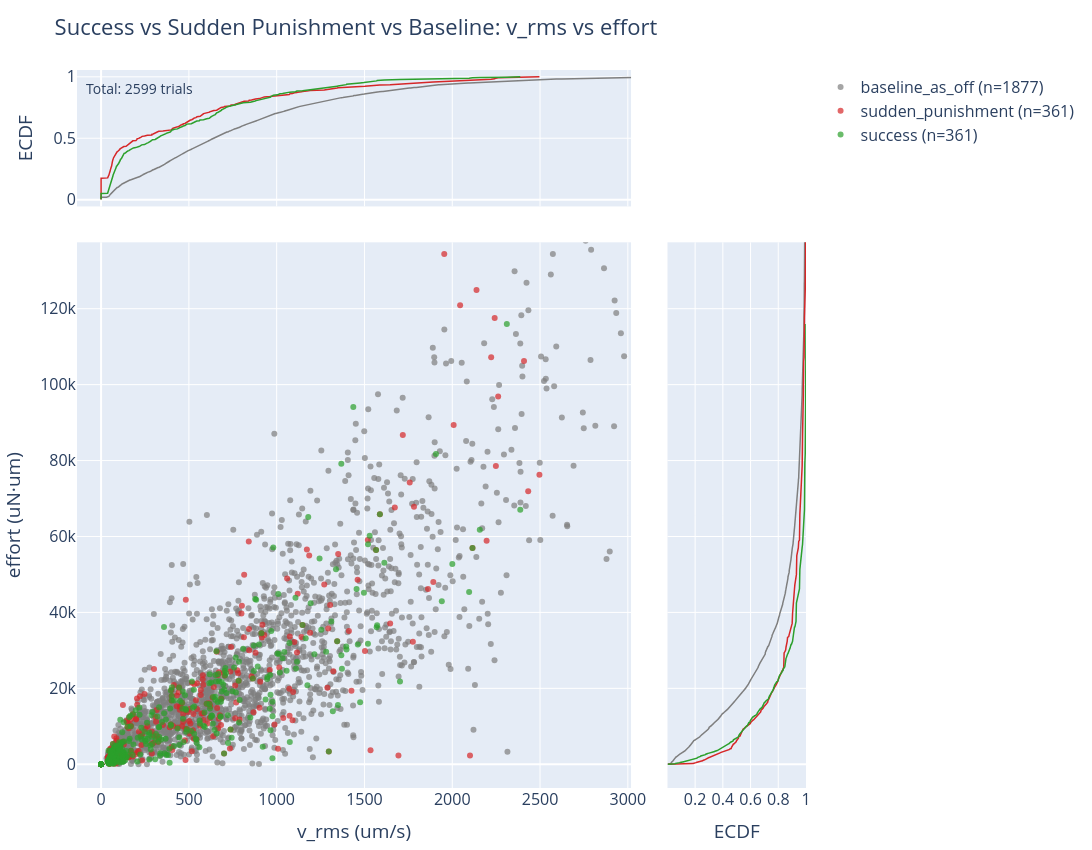

Source (notebook cell):
### Code cell
# v_rms vs effort: 3-way comparison with marginal ECDFs
type_colors = {'success': '#2ca02c', 'sudden_punishment': '#d62728', 'baseline_as_off': '#7f7f7f'}

fig = make_subplots(
    rows=2, cols=2,
    column_widths=[0.80, 0.20],
    row_heights=[0.20, 0.80],
    specs=[[{"type": "scatter"}, None],
           [{"type": "scatter"}, {"type": "scatter"}]],
    horizontal_spacing=0.05, vertical_spacing=0.05,
)

counts = {}
for tt in ['baseline_as_off', 'sudden_punishment', 'success']:
    sel = combined['trial_type'] == tt
    n_tt = sel.sum()
    counts[tt] = n_tt
    fig.add_trace(
        go.Scatter(
            x=combined.loc[sel, 'v_rms'],
            y=combined.loc[sel, 'effort'],
            mode='markers',
            name=f'{tt} (n={n_tt})',
            marker=dict(color=type_colors[tt], size=6, opacity=0.7),
            hovertext=combined.loc[sel, 'trial_number'].astype(str) + ' ' + combined.loc[sel, 'dfc'],
            hovertemplate="v_rms=%{x:.1f}<br>effort=%{y:.1f}<br>%{hovertext}<extra></extra>",
        ),
        row=2, col=1,
    )

for tt in ['baseline_as_off', 'sudden_punishment', 'success']:
    sel = combined['trial_type'] == tt
    # Top ECDF
    vals = np.sort(combined.loc[sel, 'v_rms'].dropna().values)
    ecdf_y = np.arange(1, len(vals) + 1) / len(vals)
    fig.add_trace(go.Scatter(x=vals, y=ecdf_y, mode='lines',
                  line=dict(color=type_colors[tt], width=1.5), showlegend=False), row=1, col=1)
    # Right ECDF
    vals = np.sort(combined.loc[sel, 'effort'].dropna().values)
    ecdf_x = np.arange(1, len(vals) + 1) / len(vals)
    fig.add_trace(go.Scatter(x=ecdf_x, y=vals, mode='lines',
                  line=dict(color=type_colors[tt], width=1.5), showlegend=False), row=2, col=2)

fig.add_annotation(text=f'Total: {len(combined)} trials',
                   xref='paper', yref='paper', x=0.01, y=0.99,
                   showarrow=False, font=dict(size=14))

fig.update_layout(
    width=1100, height=850,
    title='Success vs Sudden Punishment vs Baseline: v_rms vs effort',
    margin=dict(l=60, r=260, t=70, b=50), font=dict(size=16),
)
fig.update_xaxes(title_text='v_rms (um/s)', row=2, col=1)
fig.update_yaxes(title_text='effort (uN\u00b7um)', row=2, col=1)
fig.update_xaxes(showticklabels=False, row=1, col=1)
fig.update_yaxes(title_text='ECDF', row=1, col=1)
fig.update_yaxes(showticklabels=False, row=2, col=2)
fig.update_xaxes(title_text='ECDF', row=2, col=2)

# Set shared limits for the marginal histogram plots                                                                    
x_range = [combined['v_rms'].quantile(0.99)*-.05, combined['v_rms'].quantile(0.99) * 1.1]                                                                
y_range = [combined['effort'].quantile(0.99)*-.05, combined['effort'].quantile(0.99) * 1.1]                                                                                                                                                                                       
fig.update_xaxes(range=x_range, row=1, col=1)  # top hist                                                               
fig.update_xaxes(range=x_range, row=2, col=1)  # scatter                                                                
fig.update_yaxes(range=y_range, row=2, col=1)  # scatter                                                                
fig.update_yaxes(range=y_range, row=2, col=2)  # right hist  

fig.write_image('./Figure3/success_vs_spun_vs_baseline_vigor.svg')
fig.show()

### Figure 1 — Plotly figure (JSON) as saved in the notebook; plotly's stock layout.template omitted (floating-point values rounded to 4 significant figures; data arrays with more than 128 entries replaced by an {"elided": "..."} marker saying what was removed)
{"data": [{"hovertemplate": "v_rms=%{x:.1f}<br>effort=%{y:.1f}<br>%{hovertext}<extra></extra>", "hovertext": {"elided": "1877 str values"}, "marker": {"color": "#7f7f7f", "opacity": 0.7, "size": 6}, "mode": "markers", "name": "baseline_as_off (n=1877)", "type": "scatter", "x": {"elided": "1877 float values"}, "xaxis": "x2", "y": {"elided": "1877 float values"}, "yaxis": "y2"}, {"hovertemplate": "v_rms=%{x:.1f}<br>effort=%{y:.1f}<br>%{hovertext}<extra></extra>", "hovertext": {"elided": "361 str values"}, "marker": {"color": "#d62728", "opacity": 0.7, "size": 6}, "mode": "markers", "name": "sudden_punishment (n=361)", "type": "scatter", "x": {"elided": "361 float values"}, "xaxis": "x2", "y": {"elided": "361 float values"}, "yaxis": "y2"}, {"hovertemplate": "v_rms=%{x:.1f}<br>effort=%{y:.1f}<br>%{hovertext}<extra></extra>", "hovertext": {"elided": "361 str values"}, "marker": {"color": "#2ca02c", "opacity": 0.7, "size": 6}, "mode": "markers", "name": "success (n=361)", "type": "scatter", "x": {"elided": "361 float values"}, "xaxis": "x2", "y": {"elided": "361 float values"}, "yaxis": "y2"}, {"line": {"color": "#7f7f7f", "width": 1.5}, "mode": "lines", "showlegend": false, "type": "scatter", "x": {"elided": "1877 float values"}, "xaxis": "x", "y": {"elided": "1877 float values"}, "yaxis": "y"}, {"line": {"color": "#7f7f7f", "width": 1.5}, "mode": "lines", "showlegend": false, "type": "scatter", "x": {"elided": "1877 float values"}, "xaxis": "x3", "y": {"elided": "1877 float values"}, "yaxis": "y3"}, {"line": {"color": "#d62728", "width": 1.5}, "mode": "lines", "showlegend": false, "type": "scatter", "x": {"elided": "361 float values"}, "xaxis": "x", "y": {"elided": "361 float values"}, "yaxis": "y"}, {"line": {"color": "#d62728", "width": 1.5}, "mode": "lines", "showlegend": false, "type": "scatter", "x": {"elided": "361 float values"}, "xaxis": "x3", "y": {"elided": "361 float values"}, "yaxis": "y3"}, {"line": {"color": "#2ca02c", "width": 1.5}, "mode": "lines", "showlegend": false, "type": "scatter", "x": {"elided": "361 float values"}, "xaxis": "x", "y": {"elided": "361 float values"}, "yaxis": "y"}, {"line": {"color": "#2ca02c", "width": 1.5}, "mode": "lines", "showlegend": false, "type": "scatter", "x": {"elided": "361 float values"}, "xaxis": "x3", "y": {"elided": "361 float values"}, "yaxis": "y3"}], "layout": {"annotations": [{"font": {"size": 14}, "showarrow": false, "text": "Total: 2599 trials", "x": 0.01, "xref": "paper", "y": 0.99, "yref": "paper"}], "font": {"size": 16}, "height": 850, "margin": {"b": 50, "l": 60, "r": 260, "t": 70}, "title": {"text": "Success vs Sudden Punishment vs Baseline: v_rms vs effort"}, "width": 1100, "xaxis": {"anchor": "y", "domain": [0, 0.76], "range": [-137.2, 3018.0], "showticklabels": false}, "xaxis2": {"anchor": "y2", "domain": [0, 0.76], "range": [-137.2, 3018.0], "title": {"text": "v_rms (um/s)"}}, "xaxis3": {"anchor": "y3", "domain": [0.81, 1], "title": {"text": "ECDF"}}, "yaxis": {"anchor": "x", "domain": [0.81, 1], "title": {"text": "ECDF"}}, "yaxis2": {"anchor": "x2", "domain": [0, 0.76], "range": [-6249.0, 137500.0], "title": {"text": "effort (uN·um)"}}, "yaxis3": {"anchor": "x3", "domain": [0, 0.76], "range": [-6249.0, 137500.0], "showticklabels": false}}}
